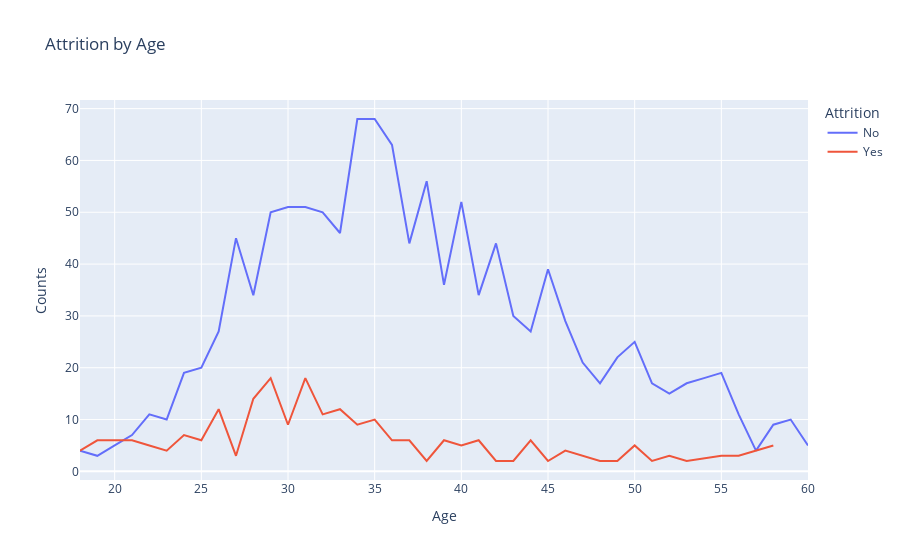

The notebook cell this image was saved under:
### Markdown cell above
**Note:** The attrition rate is evidently high at low income levels (less than 6k per month). Another minor spike is noticed around 10k (middle class) when people tend to shift towards a better standard of living and, hence, move to a different job. When the monthly income is pretty decent, chances of an employee leaving the company is very low.

### Code cell
age_attr = data.groupby(['Age','Attrition']).apply(lambda x:x['Attrition'].count()).reset_index(name='Counts')
px.line(age_attr, x='Age', y='Counts', color='Attrition', title='Attrition by Age')

### Figure 1 — Plotly figure (JSON) as saved in the notebook; plotly's stock layout.template omitted (floating-point values rounded to 4 significant figures)
{"data": [{"hovertemplate": "Attrition=No<br>Age=%{x}<br>Counts=%{y}<extra></extra>", "legendgroup": "No", "line": {"color": "#636efa", "dash": "solid"}, "mode": "lines", "name": "No", "orientation": "v", "showlegend": true, "type": "scatter", "x": [18, 19, 20, 21, 22, 23, 24, 25, 26, 27, 28, 29, 30, 31, 32, 33, 34, 35, 36, 37, 38, 39, 40, 41, 42, 43, 44, 45, 46, 47, 48, 49, 50, 51, 52, 53, 54, 55, 56, 57, 58, 59, 60], "xaxis": "x", "y": [4, 3, 5, 7, 11, 10, 19, 20, 27, 45, 34, 50, 51, 51, 50, 46, 68, 68, 63, 44, 56, 36, 52, 34, 44, 30, 27, 39, 29, 21, 17, 22, 25, 17, 15, 17, 18, 19, 11, 4, 9, 10, 5], "yaxis": "y"}, {"hovertemplate": "Attrition=Yes<br>Age=%{x}<br>Counts=%{y}<extra></extra>", "legendgroup": "Yes", "line": {"color": "#EF553B", "dash": "solid"}, "mode": "lines", "name": "Yes", "orientation": "v", "showlegend": true, "type": "scatter", "x": [18, 19, 20, 21, 22, 23, 24, 25, 26, 27, 28, 29, 30, 31, 32, 33, 34, 35, 36, 37, 38, 39, 40, 41, 42, 43, 44, 45, 46, 47, 48, 49, 50, 51, 52, 53, 55, 56, 58], "xaxis": "x", "y": [4, 6, 6, 6, 5, 4, 7, 6, 12, 3, 14, 18, 9, 18, 11, 12, 9, 10, 6, 6, 2, 6, 5, 6, 2, 2, 6, 2, 4, 3, 2, 2, 5, 2, 3, 2, 3, 3, 5], "yaxis": "y"}], "layout": {"legend": {"title": {"text": "Attrition"}, "tracegroupgap": 0}, "title": {"text": "Attrition by Age"}, "xaxis": {"anchor": "y", "domain": [0, 1], "title": {"text": "Age"}}, "yaxis": {"anchor": "x", "domain": [0, 1], "title": {"text": "Counts"}}}}
